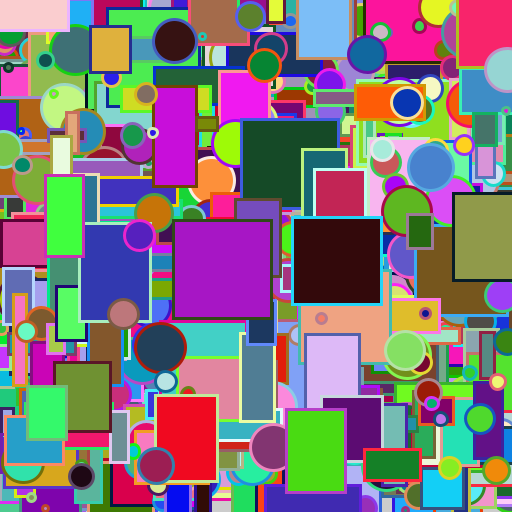
Frame 1 (no input)
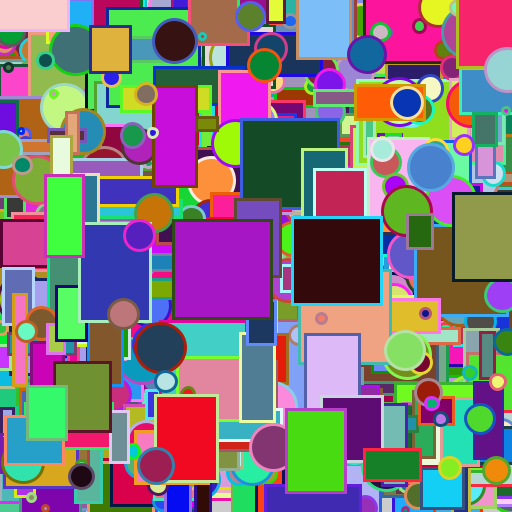
Frame 2 (the mouse pressed at the canvas centre, redrawn once)

The Processing sketch that drew these frames (run headless with seeded random() and noise(); the mouse was pressed at the canvas centre and the sketch redrawn once):

// Processing sketch: ANI2012A19_Shapes2
// ── ANI2012A19_Shapes2.pde
// ANI2012A19_Shapes2.pde
// Instanciation et affichage de deux formes ('Rectangle' et 'Circle') qui héritent de la même classe parent ('Shape').
// Dans ce second exemple, plusieurs instances anonymes sont stockées dans un tableau sur lequel on boucle pour les afficher.
// C'est grâce au principe du polymorphisme qu'il est possible de dessiner les formes sans avoir à faire un traitement particulier selon leurs types.
// Puisque les classes 'Rectangle' et 'Circle' héritent de 'Shape', alors ils ont une fonction 'render' et il n'est pas nécessaire de faire la distinction entre les deux.

// classe de type Shape (classe parent)
class Shape
{
  float positionX;   // position en X de la forme
  float positionY;   // position en Y de la forme

  color colorStroke; // couleur de la ligne contour
  color colorFill;   // couleur de remplissage

  // constructeur
  Shape(float x, float y, color s, color f)
  {
    positionX = x;
    positionY = y;
    colorStroke = s;
    colorFill = f;
  }

  // fonction abstraite d'affichage
  void render(){}
}

// classe de type Rectangle (classe enfant)
class Rectangle extends Shape
{
  float sizeX; // largeur du rectangle
  float sizeY; // hauteur du rectangle

  // constructeur
  Rectangle(float x, float y, color s, color f, float w, float h)
  {
    // invoquer le constructeur de la classe parent
    super(x, y, s, f);

    // initialisation des attributs propres au rectangle
    sizeX = w;
    sizeY = h;
  }

  // fonction d'affichage du rectangle
  void render()
  {
    stroke(colorStroke);
    fill(colorFill);

    rect(positionX, positionY, sizeX, sizeY);
  }
}

// classe de type Ellipse (classe enfant)
class Circle extends Shape
{
  float radius; // rayon du cercle

  // constructeur
  Circle(float x, float y, color s, color f, float r)
  {
    // invoquer le constructeur de la classe parent
    super(x, y, s, f);

    // initialisation des attributs propres au cercle
    radius = r;
  }

  // fonction d'affichage du cercle
  void render()
  {
    stroke(colorStroke);
    fill(colorFill);
    ellipse(positionX, positionY, radius, radius);
  }
}

// paramètres
int count = 1000;

float sizeMin = 10.0f;
float sizeMax = 100.0f;

float radiusMin = 5.0f;
float radiusMax = 50.0f;

float strokeSize = 3.0f;

// variables
int index;

float randomPositionX;
float randomPositionY;
float randomSizeX;
float randomSizeY;

float randomRadius;

color randomColorStroke;
color randomColorFill;

// tableau de formes
Shape[] table;

// référence vers une forme
Shape shape;

void setup()
{
  size(512, 512);
  noLoop();
  rectMode(CENTER);
  ellipseMode(CENTER);
  strokeWeight(strokeSize);

  // instanciation d'un tableau pouvant contenir toutes les instances de formes
  table = new Shape[count];

  // boucler sur chacune des formes à créer
  for (index = 0; index < count; ++index)
  {
    // déterminer des valeurs aléatoires pour chaque attribut de la forme
    randomPositionX = random(0.0f, width);
    randomPositionY = random(0.0f, height);
    randomColorStroke = color(random(0.0f, 256.0f), random(0.0f, 256.0f), random(0.0f, 256.0f));
    randomColorFill = color(random(0.0f, 256.0f), random(0.0f, 256.0f), random(0.0f, 256.0f));

    // changer de forme une fois sur deux
    if (index % 2 == 0)
    {
      randomSizeX = random(sizeMin, sizeMax);
      randomSizeY = random(sizeMin, sizeMax);

      // instanciation d'un nouveau rectangle
      shape = new Rectangle(randomPositionX, randomPositionY, randomColorStroke, randomColorFill, randomSizeX, randomSizeY);
    }
    else
    {
      randomRadius = random(radiusMin, radiusMax);

      // instanciation d'un nouveau cercle
      shape = new Circle(randomPositionX, randomPositionY, randomColorStroke, randomColorFill, randomRadius);
    }

    // assigner la nouvelle forme dans la position du tableau qui correspond à l'indice de la boucle
    table[index] = shape;
  }
}

void draw()
{
  // boucler sur chacune des formes
  for (index = 0; index < count; ++index)
  {
    // afficher la forme située à cet index du tableau
    table[index].render(); // <- polymorphisme de la fonction render, la bonne version sera appelée automatiquement
  }
}
